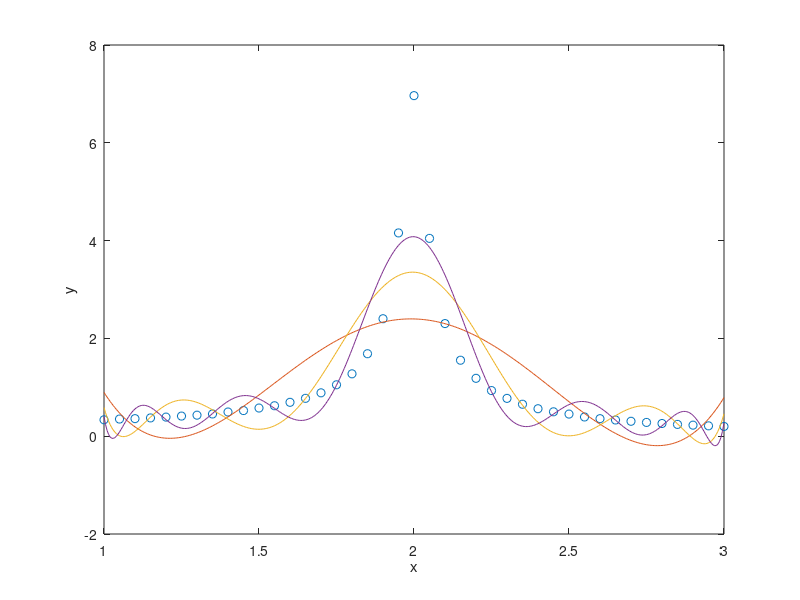
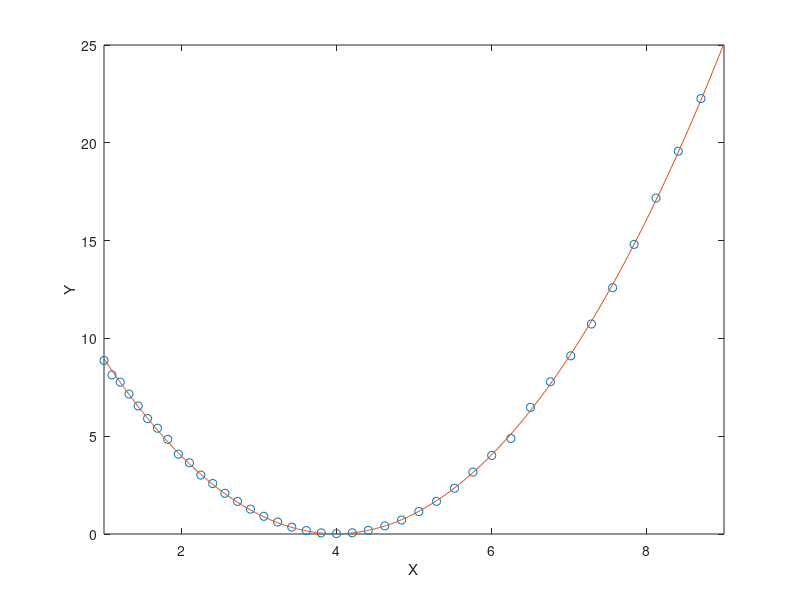
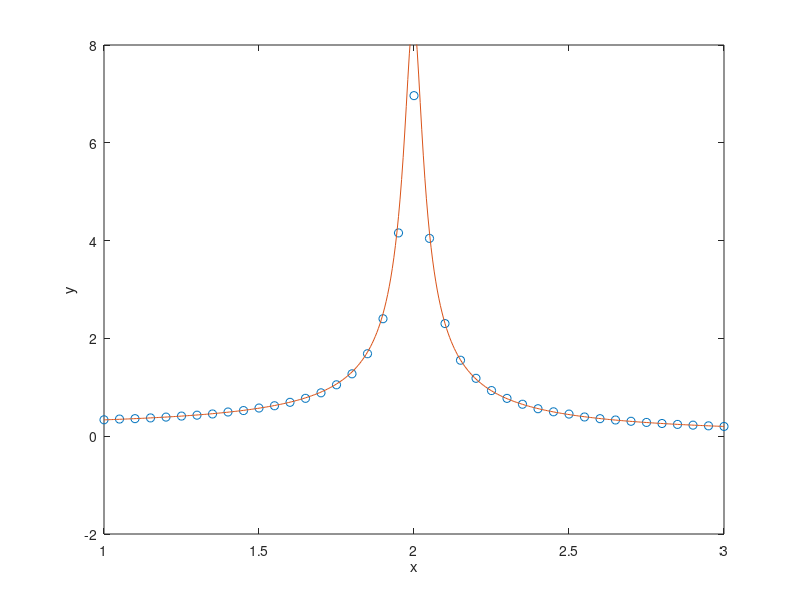

Recreate these plots in MATLAB, in order.
clf; flag=0;
x=[1:.05:3];xx=[1:.005:3];
e=0.01*randn(size(x));
y=(ones(size(x))./sqrt((4-x.^2).^2+.02)).*(1+e);
p4=polyfit(x,y,4);yy4=polyval(p4,xx);
p8=polyfit(x,y,8);yy8=polyval(p8,xx);
p12=polyfit(x,y,12);yy12=polyval(p12,xx);
% Plot Figure 7.10.1
plot(x,y,'o',xx,yy4,xx,yy8,xx,yy12)
axis([1 3 -2 8]); xlabel('x'); ylabel('y')
Y=ones(size(x))./y.^2; X=x.^2; XX=xx.^2;
p=polyfit(X,Y,2), YY=polyval(p,XX);
for i=1:401
  if YY(i)<0
    disp('Transformation fails with this data set');
    flag=1;
    break
  end
end
if flag==0
  % Plot Figure 7.10.2
  figure(2);
  plot(X,Y,'o',XX,YY)
  axis([1 9 0 25]); xlabel('X'); ylabel('Y');
  yy=ones(size(YY))./sqrt(YY);
  % Plot Figure 7.10.3
  figure(3);
  plot(x,y,'o',xx,yy)
  axis([1 3 -2 8]); xlabel('x'); ylabel('y')
end